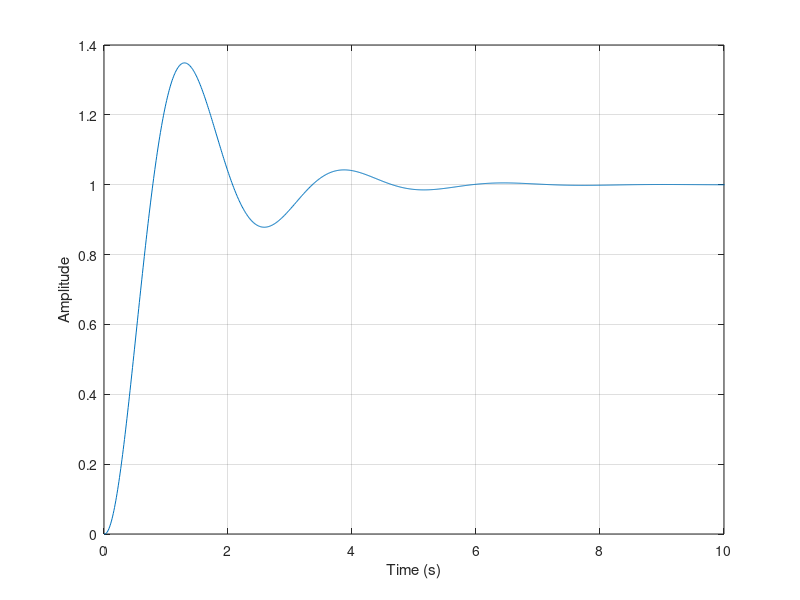
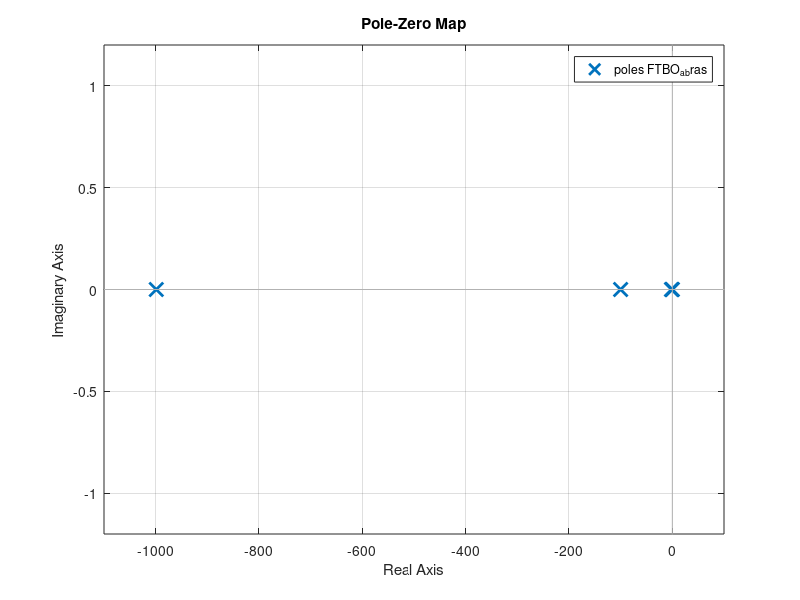
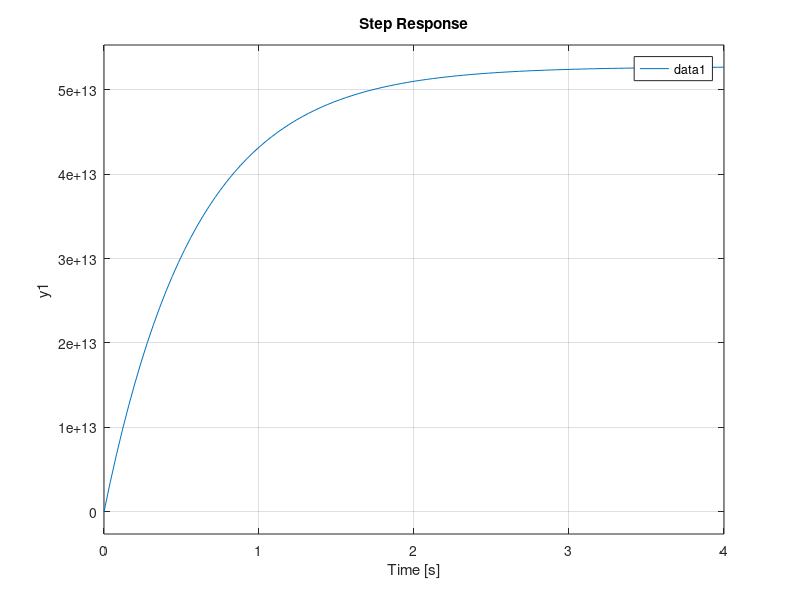
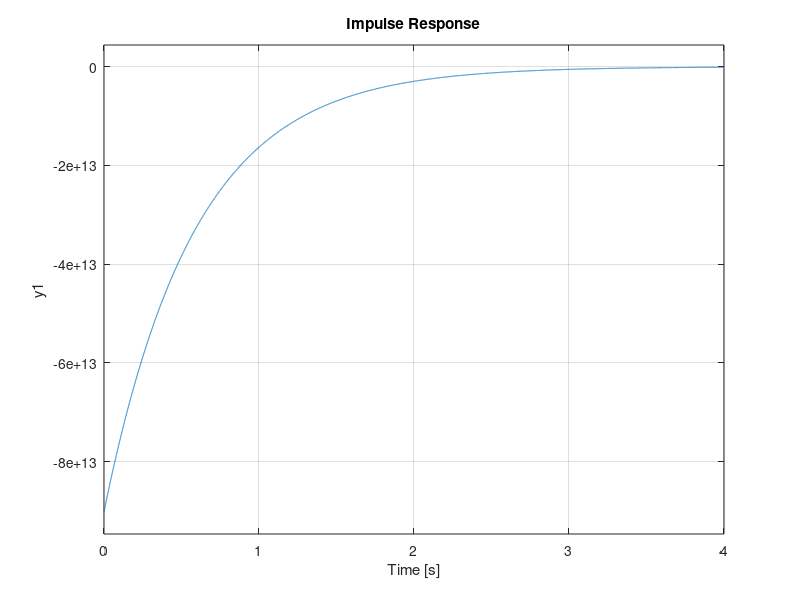

Source code (MATLAB) for these figures, in order:
close all
clear
clc

% Param
Kp = 0.318;     % V/rad
K = 100;        % gain ampli
tau =  0.01;    % Cte de temps ampli (s)
Ki =  0.5;      % Cte de couple du moteur (N-m/A)
Kb =  0.5;      % Cte de force contre électromotrice (fcém) du moteurV/rad/s
Ra =  8;        % résistance armature du moteur Ohm
La =  0.008;    % inductance armature dumoteur H (Henrys)
Jm =  0.02;     % inertie armatureN-m s2/rad
Bm = 0.01;      % frottement visqueux armature N.m/rad/s
N =  0.1;       % facteur de réduction
JL =  1;        % inertie charge N.m s2 /rad
BL =  1;        % frottement visqueux charge N-m/rad/s

%b) Matrice / eq d'état:
JmN2Jl = Jm + (N.^2)*JL;
BmN2Bl = Bm + (N.^2)*BL;

A1 = [0 1 0 0;
     0 (-BmN2Bl/JmN2Jl) (N*Ki/JmN2Jl) 0;
     0 (-Kb/(N*La)) (-Ra/La) (1/La);
     0 0 0 (-1/tau)];
B1 = [0 0 0 (K/tau)]';
C1 = [1 0 0 0];
D1 = [0];
%FTBF et FTBO numerique
[NUM1,DEN1] = ss2tf(A1,B1,C1,D1);
FTBO = tf(NUM1,DEN1)
FTBF = Kp*feedback(FTBO, Kp) % Kp gain de potentiometre donc lentre et le feedback est touche


numa = [K];
dena = [tau 1];
numb = [N*Ki];
denb = [(JmN2Jl*La) (Ra*JmN2Jl + La*BmN2Bl) (BmN2Bl*Ra + Ki*Kb) 0];

tfa = tf(numa,dena);
tfb = tf(numb/2.4e-06,denb/2.4e-06);
FTBO_a_bras = tfa*tfb
[NumBO,DenBO] = tfdata(FTBO_a_bras, 'v');
FTBF_a_bras = tf(Kp*NUM1,(DEN1 + Kp*NUM1))


t = [0:0.01:50]';
stepp = ones(size(t));

% Affichage
figure('Name','Simulation de lerreur avec une entree echelon')
plot(t, lsim(FTBF, stepp, t))
xlabel('Time (s)')
ylabel('Amplitude')
xlim([0 10])
grid on



%f) Reduction numerique:
figure()
pzmap(FTBO_a_bras)
[R, P, Kq] = residue(NumBO,DenBO)
poids = abs(R)./real(P)
[B,A] = residue(R(3),P(3),Kq); %a modifier selon les poids
tfss = tf(B,A);
K1 = dcgain(FTBO);
K2 = dcgain(tfss);
KK = K2/K1;
Kn = 1/KK;
TF = Kn*tfss

figure()
hold on
subplot(2,1,1)
step(FTBO)
subplot(2,1,2)
step(TF)
legend()
hold off
figure()
impulse(FTBO-TF)

